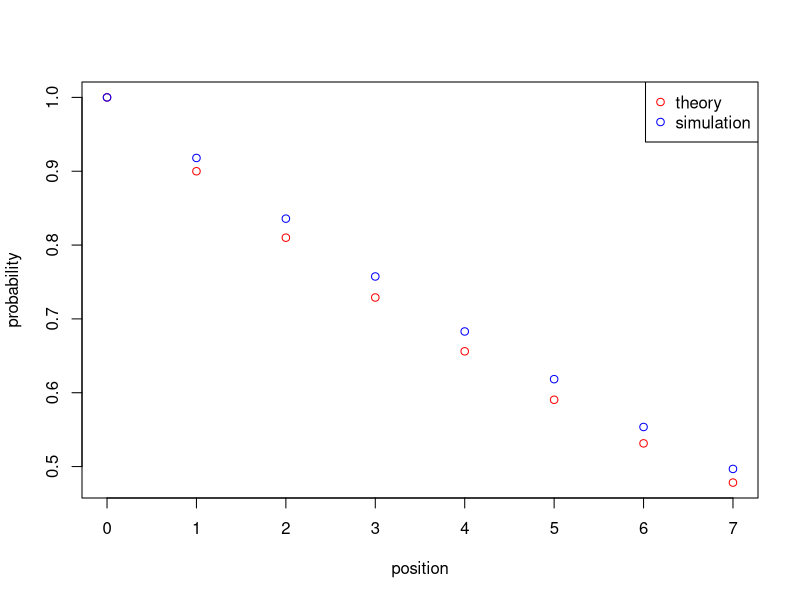

Generate this figure with R:
##Generating 01 Sequence
N=1000
p=0.95
x=c(1)
for(i in 1:N){
a=runif(1)
if(a<p){x=c(x,x[i])
}else{x=c(x,1-x[i])}
}
##simulated result
rho=c(1)
for(i in 1:7){
rho=c(rho,cor(x[1:(N+1-i)],x[(i+1):(N+1)]))
}
##theoretical result
rho_t=c(1)
for(i in 1:7){
rho_t=c(rho_t,(2*p-1)^i);
}
##plotting
plot(0:7,rho_t,xlab='position',col='red',ylab='probability')
points(0:7,rho,col='blue')
legend('topright',c('theory','simulation'),col=c('red','blue'),pch=1)
